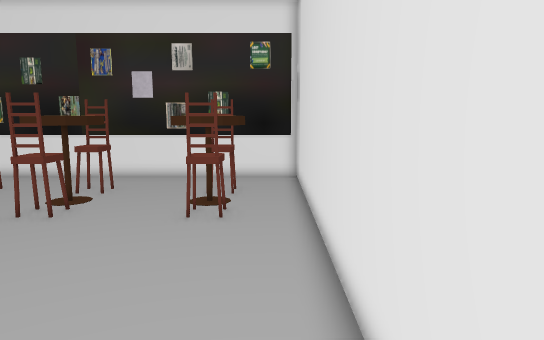
[1] (above)

20 first-person views from a walk through a scene from a Unity 3-D project. The camera is 1.5 m above the floor, tilts 8° down and sees 70° across. The floor is counted in squares, 0.5 m on a side. Each view is taken from the middle of a square. On the plan, view 1 faces up. The plan holds only what a view shows up to about 20 squares ahead; the rest is blank. The place goes on beyond the plan. The player character is not drawn. Door leaves are left out, so doorways stand open. Some surface patterns are stand-ins.

[2]
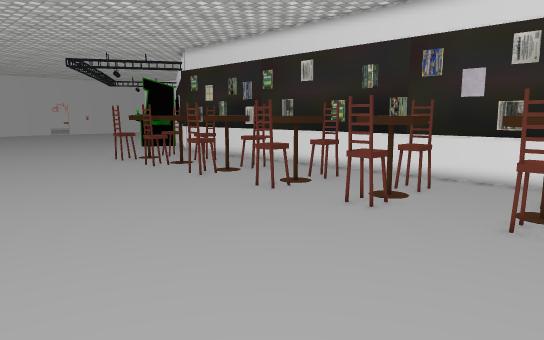

[3]
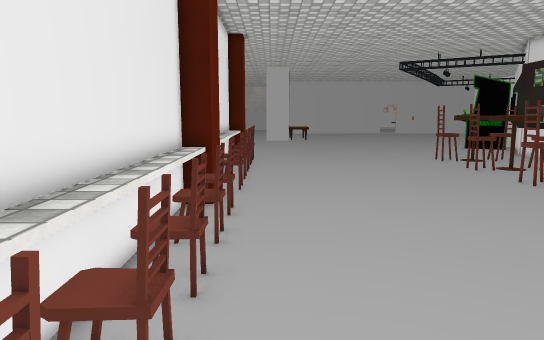

[4]
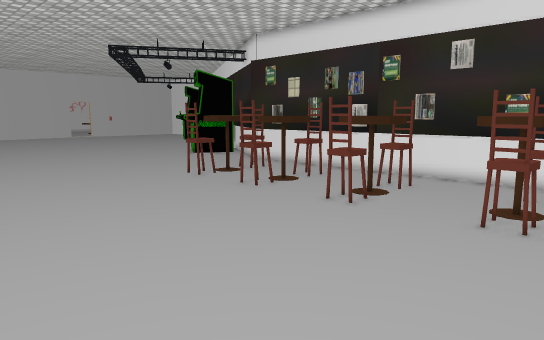

[5]
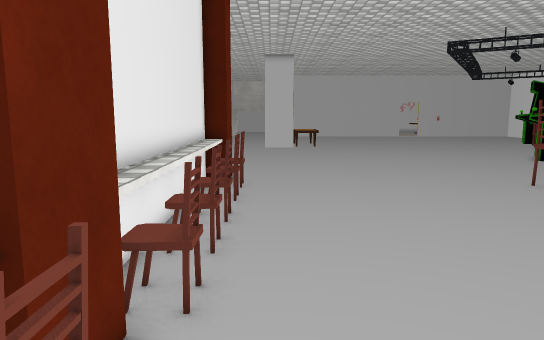

[6]
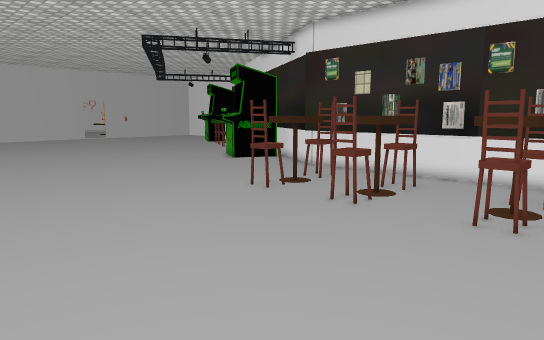

[7]
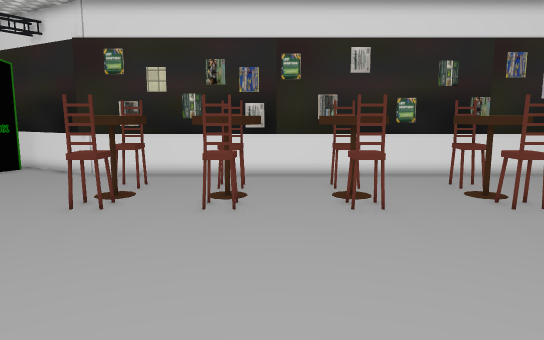

[8]
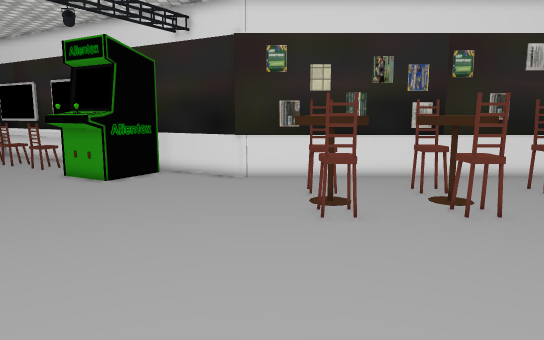

[9]
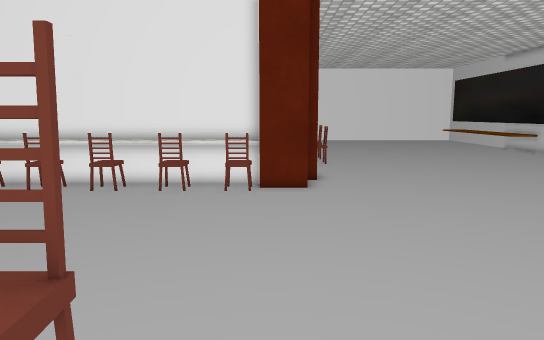

[10]
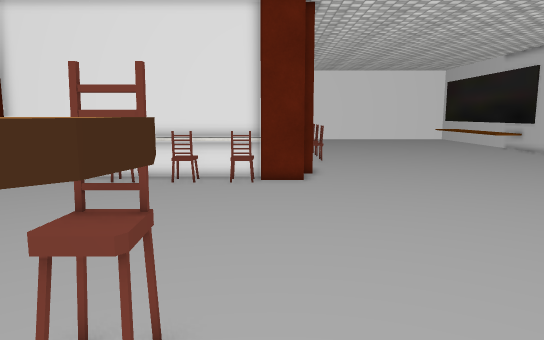

[11]
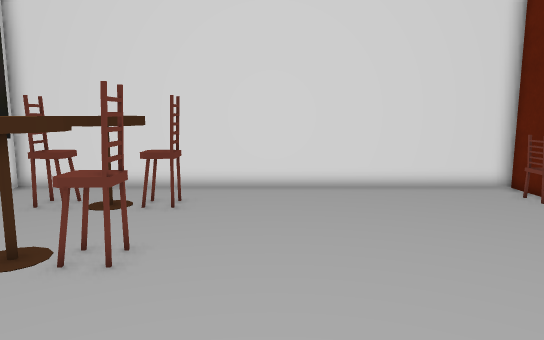

[12]
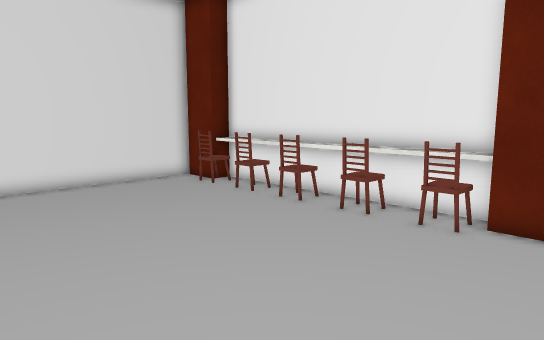

[13]
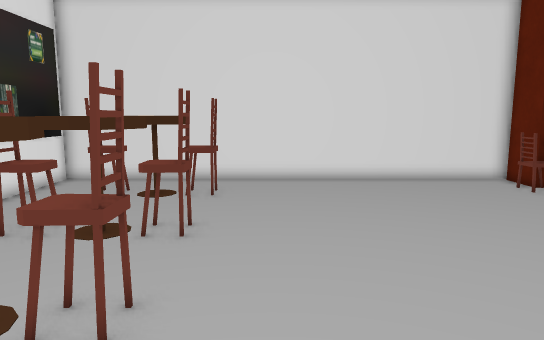

[14]
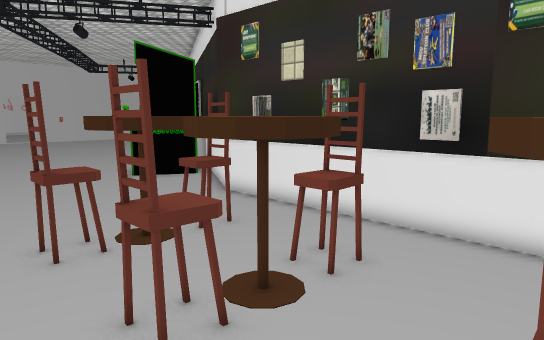

[15]
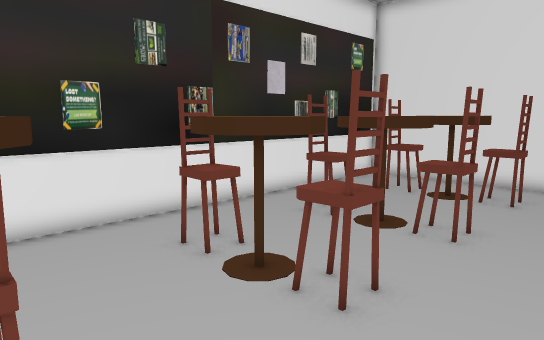

[16]
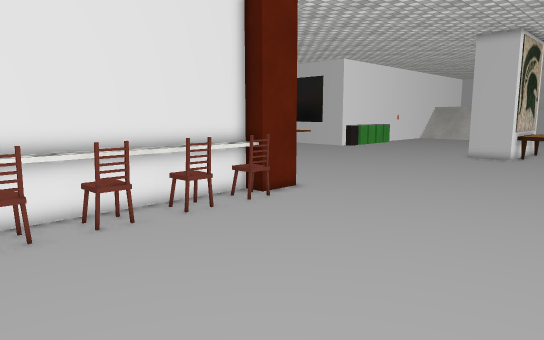

[17]
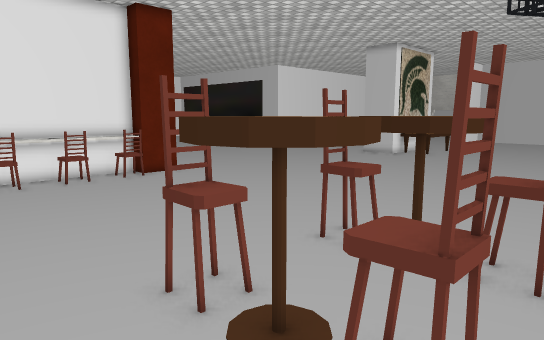

[18]
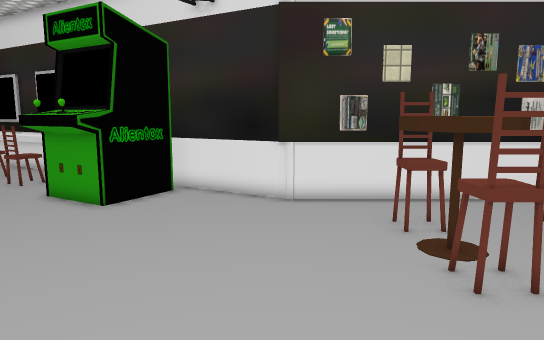

[19]
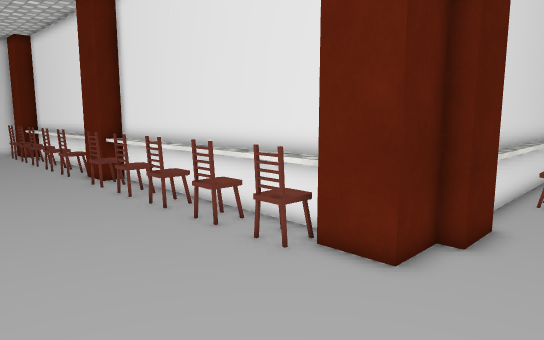

[20]
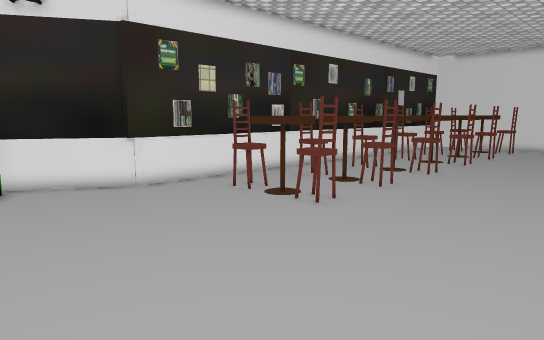

### Floor plan
Points are (right, up) in squares from view 1. A wall is a line through its corners. A room is listed if a view was taken in it or the views show most of it. See-through windows are left out.
Room 1 (views 1, 2, 3, 4, 5, 6, 7, 8, 9, 10, 11, 12, 13, 14, 15, 16, 17, 18, 19, 20)
walls: (-29.2, 18.6) (-34.4, 21.6); (-30.1, -6.1) (-30.1, -4) (-29.5, -4) (-29.5, -2) (-27.5, -2) (-27.5, -3) (-15, -3) (-15, -2) (-13, -2) (-13, -3) (-1, -3) (-1, -2.4); (-0.6, -2) (1.2, -2) (1.2, 18.8) (-29.9, 18.8)
low walls: (-20.6, -2.2) (-19.4, -2.2); (-23.6, -2.2) (-22.4, -2.2); (-13, -2.2) (-12.5, -2.2); (-25.6, -2.2) (-24.4, -2.2); (-11.6, -2.2) (-10.4, -2.2); (-8.6, -2.2) (-7.4, -2.2); (-3.6, -2.2) (-2.6, -2.2)
objects: other object (-37, 17) to (-34, 20); other object (-27, -2) to (-26, -1); other object (-27, 11) to (-26, 12); other object (-27, 12) to (-25, 15); other object (-27, 15) to (-26, 16); other object (-24, -2) to (-24, -1); other object (-23, 13) to (-20, 14); other object (-22, -2) to (-21, -1); other object (-22, 11) to (-21, 12); other object (-22, 15) to (-21, 16); other object (-19, -2) to (-18, -1); other object (-18, 13) to (-16, 14); other object (-17, -2) to (-16, -1); other object (-17, 11) to (-16, 12); other object (-17, 15) to (-16, 16); other object (-13, 13) to (-11, 14); other object (-12, -2) to (-12, -1); other object (-12, 11) to (-11, 12); other object (-12, 15) to (-11, 16); other object (-10, -2) to (-9, -1); other object (-8, 11) to (-7, 12); other object (-8, 13) to (-6, 14); other object (-8, 15) to (-7, 16); other object (-7, -2) to (-6, -1); other object (-5, -2) to (-4, -1); other object (-3, 11) to (-2, 12); other object (-3, 13) to (-1, 14); other object (-3, 15) to (-2, 16); other object (-2, -2) to (-1, -1)

Positions as (right, up) in squares from view 1, and headings:
1: (0, 0), facing up
2: (0, 0), facing up-left
3: (0, 0), facing left
4: (-9, 0), facing up-left
5: (-10, 0), facing left
6: (-14, 0), facing up-left
7: (-20, -1), facing up
8: (-28, 0), facing up
9: (-28, 14), facing down
10: (-28, 16), facing down
11: (-15, 8), facing right
12: (-16, 9), facing down-right
13: (-17, 9), facing right
14: (-17, 9), facing up-left
15: (-17, 8), facing up-right
16: (-17, 9), facing down-left
17: (-18, 17), facing down-left
18: (-30, 5), facing up
19: (-33, 5), facing down-right
20: (-37, 3), facing up-right
